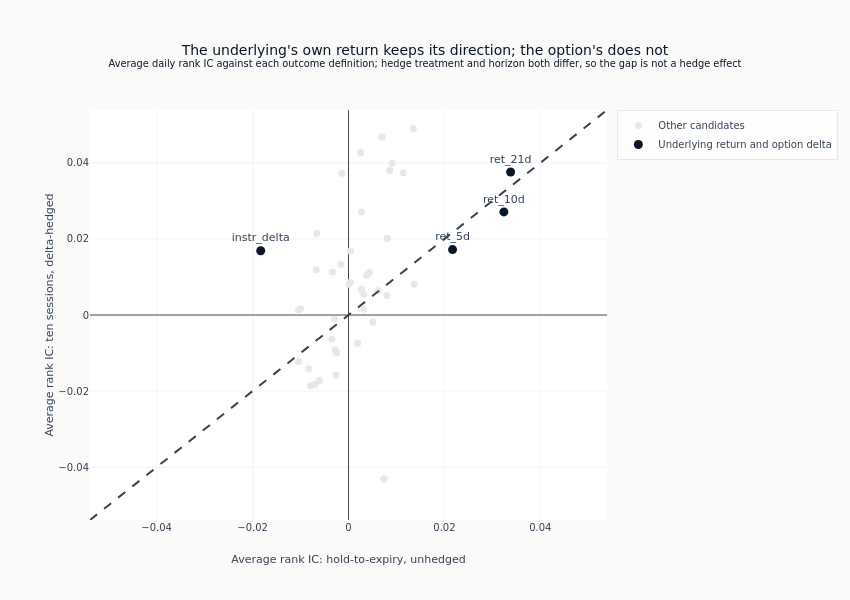

The notebook cell this image was saved under:
### Markdown cell above
Both axes share one symmetric scale, so a point's distance from the diagonal is
readable as a difference rather than as an artefact of two ranges.

### Code cell
if dh_rows:
    label_limit = float(max(dh_df["ic_unhedged"].abs().max(), dh_df["ic_hedged"].abs().max()) * 1.1)
    fig.add_trace(
        go.Scatter(
            x=[-label_limit, label_limit],
            y=[-label_limit, label_limit],
            mode="lines",
            line=dict(color=COLORS["neutral"], dash="dash"),
            showlegend=False,
        )
    )
    fig.update_layout(
        title={
            "text": (
                "The underlying's own return keeps its direction; the option's does not"
                "<br><sup>Average daily rank IC against each outcome definition; hedge "
                "treatment and horizon both differ, so the gap is not a hedge effect</sup>"
            )
        },
        template="ml4t",
        width=850,
        height=600,
        xaxis_title="Average rank IC: hold-to-expiry, unhedged",
        yaxis_title="Average rank IC: ten sessions, delta-hedged",
        xaxis_range=[-label_limit, label_limit],
        yaxis_range=[-label_limit, label_limit],
        margin=dict(l=90, r=30, t=110, b=80),
    )
    show_plotly_with_alt(
        fig,
        "Scatter of the average rank IC against the ten-session delta-hedged outcome on the "
        "vertical axis versus the hold-to-expiry unhedged outcome on the horizontal, one point "
        "per candidate, with a dashed diagonal marking where the two would agree. The three "
        "underlying-return candidates are labelled and sit close to the diagonal on the "
        "positive side, ret_21d the highest of them at 0.035 unhedged and 0.038 hedged, so "
        "their direction survives both outcome definitions. instr_delta is labelled in the "
        "upper-left quadrant at about -0.018 unhedged and +0.017 hedged, changing sign between "
        "them. Several unlabelled points sit far above the diagonal - the variance-risk-premium "
        "and iv_rv_ratio columns reach 0.04 to 0.05 hedged on an unhedged reading near 0.01. "
        "Hedge treatment and horizon both differ between the axes, so the gap is not a hedge "
        "effect on its own.",
    )

### Figure 1 — Plotly figure (JSON) as saved in the notebook; plotly's stock layout.template omitted (floating-point values rounded to 4 significant figures)
{"data": [{"marker": {"color": "#e8e8e6", "size": 7}, "mode": "markers", "name": "Other candidates", "text": ["instr_ret_5d", "iv_rv_ratio", "iv_rv_ratio_pctl", "vrp_5d", "vrp_mom_5d", "vrp_mom_10d", "iv_mom_10d", "vrp_10d", "sv_vrp", "sv_vol", "instr_rel_spread", "spread_pctl", "ret_1d", "rv_21d", "instr_dte", "dte_normalized", "vrp_21d", "rv_5d", "vrp_21d_pctl", "iv_atm_z_63", "iv_mom_5d", "instr_pct_of_S", "rv_10d", "instr_ret_1d", "put_iv", "iv_atm", "iv_atm_pctl", "call_iv", "rv_63d", "garch_vrp", "instr_theta", "garch_cond_vol", "iv_skew_atm", "instr_vega", "instr_gamma", "iv_mom_21d", "theta_vega_ratio", "vrp_42d", "rv_42d", "abs_net_delta", "instr_cost_mom_5d", "vrp_63d", "vrp_zscore_252", "volume_zscore", "iv_atm_z_252"], "type": "scatter", "x": [0.0137, 0.0135, 0.0135, 0.0114, -0.0104, -0.0104, -0.01, 0.0091, 0.0086, -0.0083, 0.0081, 0.0081, 0.008, -0.0079, 0.0074, 0.0074, 0.007, -0.007, 0.007, -0.0067, -0.0066, 0.0062, -0.0061, 0.0051, 0.0044, 0.004, 0.004, 0.0038, -0.0035, -0.0033, 0.0032, 0.0032, -0.0029, -0.0028, 0.0027, 0.0027, -0.0026, 0.0025, -0.0025, 0.0019, -0.0016, -0.0014, 0.0004, 0.0004, 0.0001], "y": [0.0081, 0.049, 0.049, 0.0374, 0.0013, -0.0122, 0.0017, 0.0399, 0.038, -0.0141, 0.0202, 0.0202, 0.0051, -0.0186, -0.0431, -0.0431, 0.0468, -0.0183, 0.0468, 0.0119, 0.0214, 0.0064, -0.0172, -0.0019, 0.0112, 0.0107, 0.0107, 0.0104, -0.0064, 0.0113, 0.0053, 0.0015, -0.0011, -0.0092, 0.0068, 0.0271, -0.0158, 0.0427, -0.0099, -0.0074, 0.0133, 0.0373, 0.0168, 0.0086, 0.0081]}, {"marker": {"color": "#0a1628", "size": 9}, "mode": "markers+text", "name": "Underlying return and option delta", "text": ["ret_21d", "ret_10d", "ret_5d", "instr_delta"], "textposition": "top center", "type": "scatter", "x": [0.0338, 0.0324, 0.0217, -0.0183], "y": [0.0376, 0.0271, 0.0172, 0.0169]}, {"line": {"color": "#334155", "dash": "dash"}, "mode": "lines", "showlegend": false, "type": "scatter", "x": [-0.0539, 0.0539], "y": [-0.0539, 0.0539]}], "layout": {"height": 600, "margin": {"b": 80, "l": 90, "r": 30, "t": 110}, "title": {"text": "The underlying's own return keeps its direction; the option's does not<br><sup>Average daily rank IC against each outcome definition; hedge treatment and horizon both differ, so the gap is not a hedge effect</sup>"}, "width": 850, "xaxis": {"range": [-0.0539, 0.0539], "title": {"text": "Average rank IC: hold-to-expiry, unhedged"}}, "yaxis": {"range": [-0.0539, 0.0539], "title": {"text": "Average rank IC: ten sessions, delta-hedged"}}}}
